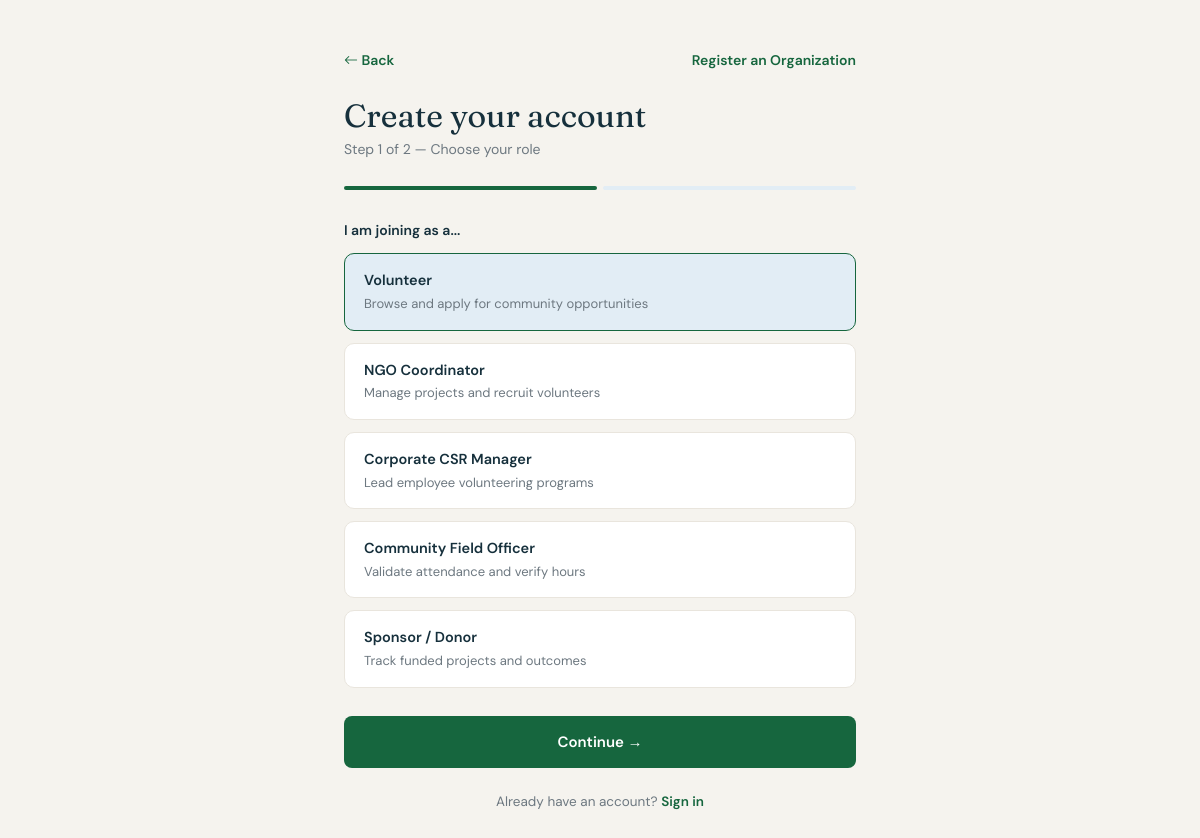
/register.php, run on an earlier commit of the app's database.
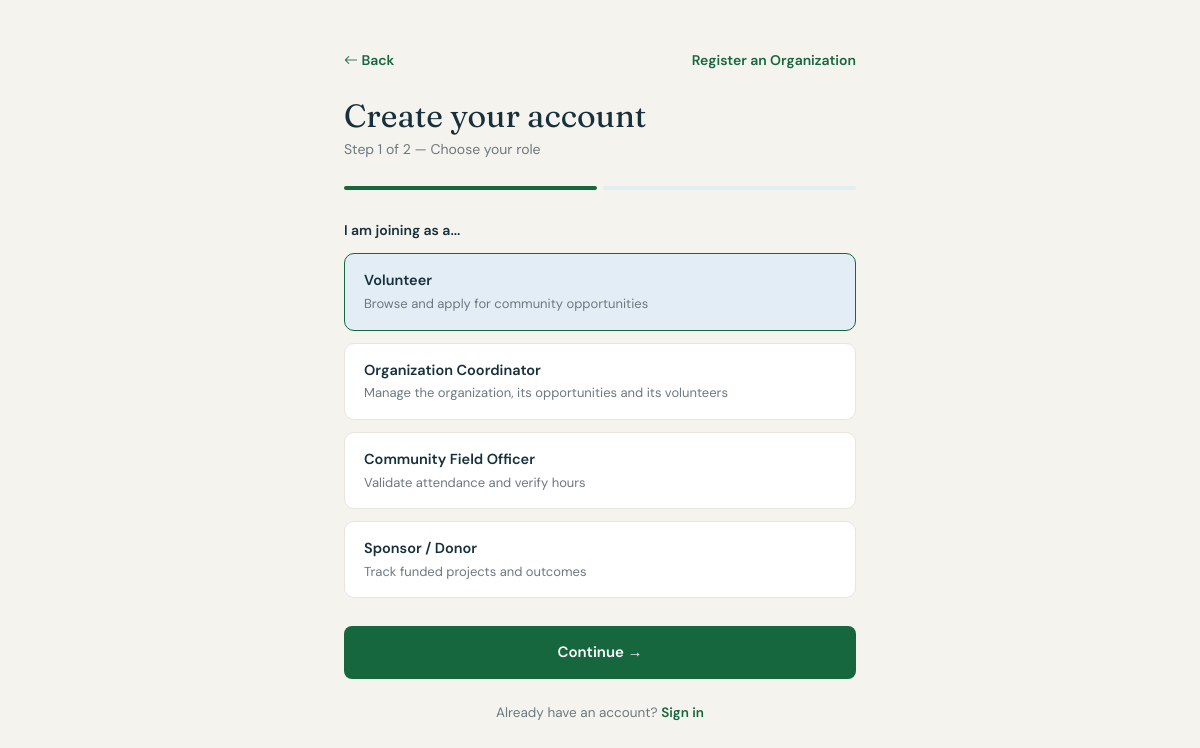
And on a later commit of the database.
### tables this page shows
CREATE TABLE role (
  role_id     INT AUTO_INCREMENT PRIMARY KEY,
  name        VARCHAR(50) NOT NULL,
  description VARCHAR(255) NOT NULL
);

### register.php (the view, shortened to what this page needs)
<?php
$body_class = 'auth-center';
require 'config/db.php';
$roles = $pdo->query('SELECT role_id, name, description FROM role WHERE role_id <= 5 ORDER BY role_id')->fetchAll();
include 'includes/auth-header.php';
?>
<div class="auth-card">
  <div class="auth-topbar">
    <a class="link-green" href="index.php"><i class="bi bi-arrow-left"></i> Back</a>
    <a class="link-green ms-auto" href="register-org.php">Register an Organization</a>
  </div>
  <h1 class="auth-title">Create your account</h1>
  <p class="auth-sub">Step 1 of 2 — Choose your role</p>
  <div class="steps">
    <span class="done"></span>
    <span></span>
  </div>
  <p class="section-label">I am joining as a...</p>
  <form action="register-step2.php" method="get">
    <?php
    foreach ($roles as $role) {
    ?>
      <label class="choice">
        <span class="choice-box d-block">
          <span class="choice-title"><?php echo $role['name']; ?></span>
          <span class="choice-note"><?php echo $role['description']; ?></span>
        </span>
      </label>
    <?php } ?>
    <button class="btn-v btn-green btn-block btn-lg-v mt-3" type="submit">Continue &rarr;</button>
  </form>
  <p class="text-center mt-4" style="font-size:13.5px;color:#6d7880">
    Already have an account? <a class="link-green" href="login.php">Sign in</a>
  </p>
</div>
<?php include 'includes/auth-footer.php'; ?>

### includes/auth-header.php (shortened to what this page needs)
<!doctype html>
<html lang="en">
<head>
  <link href="https://cdn.jsdelivr.net/npm/bootstrap@5.3.3/dist/css/bootstrap.min.css" rel="stylesheet">
  <link href="https://cdn.jsdelivr.net/npm/bootstrap-icons@1.11.3/font/bootstrap-icons.min.css" rel="stylesheet">
  <link href="assets/css/app.css?v=9" rel="stylesheet">
</head>
<body class="<?php echo $body_class; ?>">

### includes/auth-footer.php
</body>
</html>

### assets/css/app.css (style rules this page uses)
body { margin: 0; background: #f5f3ee; color: #16303c; font-family: 'DM Sans', sans-serif; font-size: 15px; }
html { scrollbar-width: thin; scrollbar-color: #d6cfc2 #f5f3ee; }
a { text-decoration: none; color: inherit; }
h1, h2, h3 { margin: 0; }
p { margin: 0; }
.section-label { margin-bottom: 12px; font-size: 14px; font-weight: 600; }
.link-green { color: #16663e; font-weight: 600; }
.btn-v { display: inline-flex; align-items: center; justify-content: center; gap: 7px; padding: 11px 20px; border: 1px solid transparent; border-radius: 8px; font-size: 14px; font-weight: 600; cursor: pointer; }
.btn-green { background: #16663e; color: #fff; }
.btn-block { width: 100%; }
.btn-lg-v { padding: 14px 24px; font-size: 15px; }
.steps { display: flex; gap: 6px; margin-bottom: 30px; }
.steps span { flex: 1; height: 4px; border-radius: 999px; background: #e2edf5; }
.steps span.done { background: #16663e; }
.choice { display: block; margin-bottom: 12px; cursor: pointer; }
.choice-box { display: flex; align-items: center; gap: 13px; padding: 16px 19px; border: 1px solid #e9e5dd; border-radius: 10px; background: #fff; }
.choice input:checked + .choice-box { border-color: #16663e; background: #e2edf5; }
.choice-title { display: block; font-size: 14.5px; font-weight: 600; }
.choice-note { display: block; margin-top: 2px; font-size: 13px; color: #6d7880; }
.auth-title { margin-bottom: 4px; font-family: 'Fraunces', serif; font-size: 32px; font-weight: 400; }
.auth-sub { margin-bottom: 26px; color: #6d7880; font-size: 14px; }
.auth-center { padding: 50px 24px 70px; background: #f5f3ee; }
.auth-card { max-width: 512px; margin: 0 auto; }
.auth-topbar { display: flex; margin-bottom: 26px; font-size: 14px; }

What changed in the data, as far as the page shows it:
removed role: name "Corporate CSR Manager", description "Lead employee volunteering programs"
changed role: name "NGO Coordinator" → "Organization Coordinator"; description "Manage projects and recruit volunteers" → "Manage the organization, its opportunities and its volunteers"
